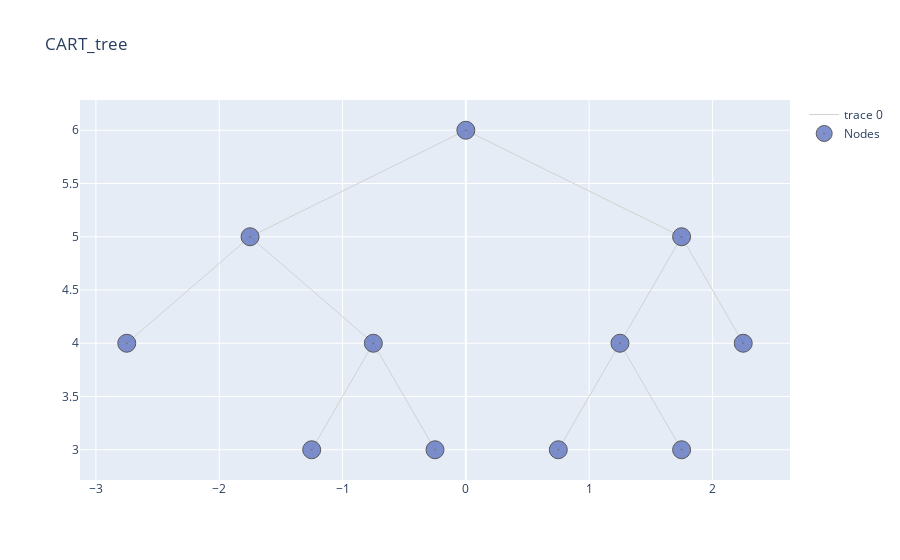

Notebook cell for this chart:
### Code cell
pd.set_option('display.max_rows', None)
pd.set_option('display.max_colwidth', 3000)


cart.print_tree(table = True, html= False) #returns panda dataframe atm 

#all node is leaf, then fathers

#can click and drag on graph to zoom in

### Figure 1 — Plotly figure (JSON) as saved in the notebook; plotly's stock layout.template omitted (floating-point values rounded to 4 significant figures)
{"data": [{"hoverinfo": "none", "line": {"color": "rgb(210,210,210)", "width": 1}, "mode": "lines", "type": "scatter", "x": [0, -1.75, null, 0, 1.75, null, -1.75, -2.75, null, -1.75, -0.75, null, 1.75, 1.25, null, 1.75, 2.25, null, -0.75, -1.25, null, -0.75, -0.25, null, 1.25, 0.75, null, 1.25, 1.75, null], "y": [6, 5, null, 6, 5, null, 5, 4, null, 5, 4, null, 5, 4, null, 5, 4, null, 4, 3, null, 4, 3, null, 4, 3, null, 4, 3, null]}, {"hoverinfo": "text", "marker": {"color": "#6175c1", "line": {"color": "rgb(50,50,50)", "width": 1}, "size": 18, "symbol": "circle-dot"}, "mode": "markers", "name": "Nodes", "opacity": 0.8, "text": ["Class: {1: 0.48, 2: 0.03, 3: 0.05, 4: 0.43}, gini : 0.57, Samples : 11453", "Class: {1: 0.03, 2: 0.04, 3: 0.62, 4: 0.31}, gini : 0.52, Samples : 9612", "Class: {1: 0.05, 2: 0.02, 3: 0.2, 4: 0.73}, gini : 0.43, Samples : 32859", "Class: {1: 0.1, 2: 0.05, 3: 0.77, 4: 0.09}, gini : 0.39, Samples : 16307", "Class: {1: 0.63, 2: 0.03, 3: 0.28, 4: 0.06}, gini : 0.52, Samples : 3656", "Class: {1: 0.88, 2: 0.02, 3: 0.07, 4: 0.02}, gini : 0.21, Samples : 2216", "Class:{1: 0.18, 2: 0.03, 3: 0.35, 4: 0.44}, car_ownership in '['0']', gini : 0.65, Samples : 76103", "Class:{1: 0.14, 2: 0.02, 3: 0.24, 4: 0.59}, distance_group in '['distance04', 'distance05', 'distance06', 'distance07', 'distance08', 'distance09', 'distance10', 'distance11']', gini : 0.57, Samples : 53924", "Class:{1: 0.05, 2: 0.02, 3: 0.3, 4: 0.63}, trafficperc_group in '['0low_traffic', '1mediumlow_traffic', '2medium_traffic']', gini : 0.51, Samples : 42471", "Class:{1: 0.26, 2: 0.04, 3: 0.62, 4: 0.08}, distance_group in '['distance04', 'distance05', 'distance06', 'distance07', 'distance08', 'distance09', 'distance10', 'distance11']', gini : 0.54, Samples : 22179", "Class:{1: 0.73, 2: 0.03, 3: 0.2, 4: 0.05}, distance_group in '['distance01']', gini : 0.43, Samples : 5872"], "type": "scatter", "x": [-2.75, -1.25, -0.25, 2.25, 0.75, 1.75, 0, -1.75, -0.75, 1.75, 1.25], "y": [4, 3, 3, 4, 3, 3, 6, 5, 4, 5, 4]}], "layout": {"title": {"text": "CART_tree"}}}
